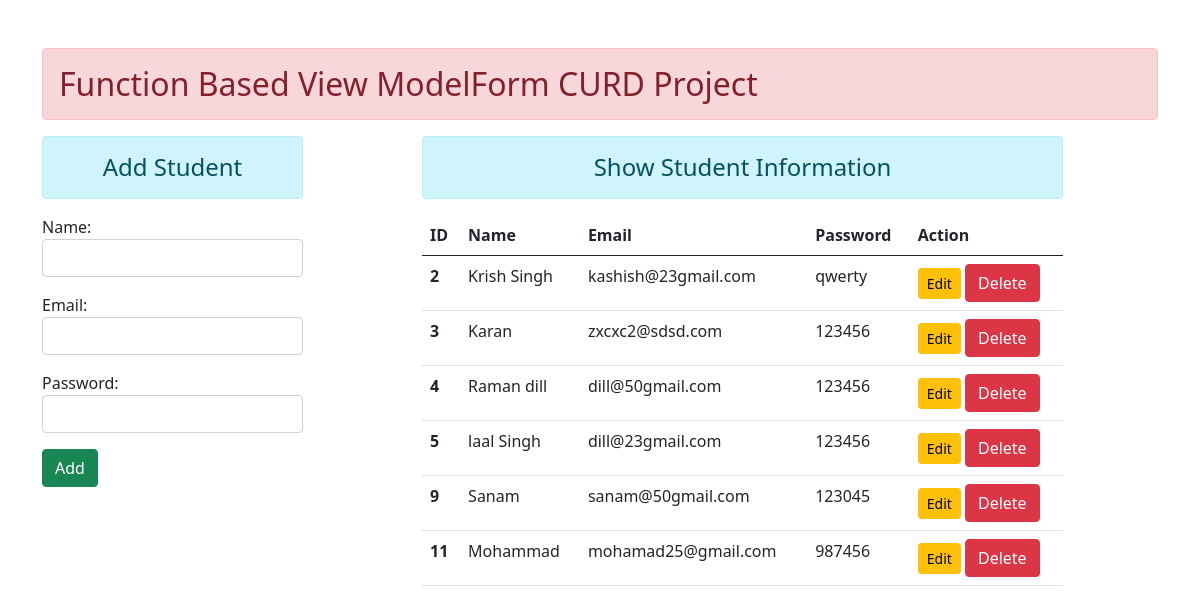
The page / on the database its author committed.
### enroll/models.py (models this page shows)
class User(models.Model):
    name=models.CharField(max_length=70)
    email=models.EmailField(max_length=50)
    password=models.CharField(max_length=40)

### enroll/views.py (the view)
# urls.py: path("",views.add_show, name="add&show"),
def add_show(request):
    if request.method == "POST":
        fm=StudentRegistration(request.POST)
        if fm.is_valid():
            nm=fm.cleaned_data["name"]
            em=fm.cleaned_data["email"]
            pw=fm.cleaned_data["password"]
            reg=User(name=nm,email=em,password=pw)
            reg.save()
            fm=StudentRegistration()
    else:
        fm=StudentRegistration()
    stud=User.objects.all()
    return render(request,'enroll/add&show.html',{"form":fm,"stu":stud})

### enroll/forms.py
class StudentRegistration(forms.ModelForm):
    class Meta:
        model=User
        fields=["name","email","password"]
        widgets= {
        'name': forms.TextInput(attrs={'class': 'form-control'}),
        'email': forms.EmailInput(attrs={'class': 'form-control'}),
        'password': forms.PasswordInput(render_value=True, attrs={'class': 'form-control'}),
        }

### enroll/templates/enroll/add&show.html (shortened to what this page needs)
{% extends 'enroll/base.html' %}
{% block content %}
<div class="row">
    <div class="col-sm-3">
        <h4 class="text-center alert alert-info">Add Student</h4>
        <form action="" method="post">
            {{form.as_p}}
            <input type="submit" class="btn btn-success" value="Add">
        </form>
    </div>
    <div class="col-sm-7 offset-1">
        <h4 class="text-center alert alert-info">Show Student Information</h4>
        {% if stu %}
            <table class="table table-hover">
                <thead>
                    <tr>
                        <th scope="col">ID</th>
                        <th scope="col">Name</th>
                        <th scope="col">Email</th>
                        <th scope="col">Password</th>
                        <th scope="col">Action</th>
                    </tr>
                </thead>
            <tbody>
            {% for st in stu %}
                <tr>
                    <th scope="row">{{st.id}}</th>
                    <td>{{st.name}}</td>
                    <td>{{st.email}}</td>
                    <td>{{st.password}}</td>
                    <td>
                        <a href="{% url 'updatedata' st.id %}" class="btn btn-warning btn-sm">Edit</a>
                        <form action="{% url 'deletedata' st.id %}" method="POST" class="d-inline">
                            <input type="submit" class="btn btn-danger" value="Delete">
                        </form>
                    </td>
                </tr>
            {% endfor %}
            </tbody>
            </table>
        {% endif %}
    </div>
</div>
{% endblock content %}

### enroll/templates/enroll/base.html (shortened to what this page needs)
<!DOCTYPE html>
<html lang="en">
{% load static %}
<head>
  <link rel="stylesheet" href="{% static 'enroll/css/bootstrap.css' %}">
</head>
<body>
<div class="container mt-5">
<h2 class=" text center alert alert-danger ">Function Based View ModelForm CURD Project</h2>
{% block content %} {% endblock content %}
</div>
</body>
</html>

### rows shown on the page
User: id "2", name "Krish Singh", email "kashish@23gmail.com", password "qwerty"
User: id "3", name "Karan", email "zxcxc2@sdsd.com", password "123456"
User: id "4", name "Raman dill", email "dill@50gmail.com", password "123456"
User: id "5", name "laal Singh", email "dill@23gmail.com", password "123456"
User: id "9", name "Sanam", email "sanam@50gmail.com", password "123045"
User: id "11", name "Mohammad", email "mohamad25@gmail.com", password "987456"
